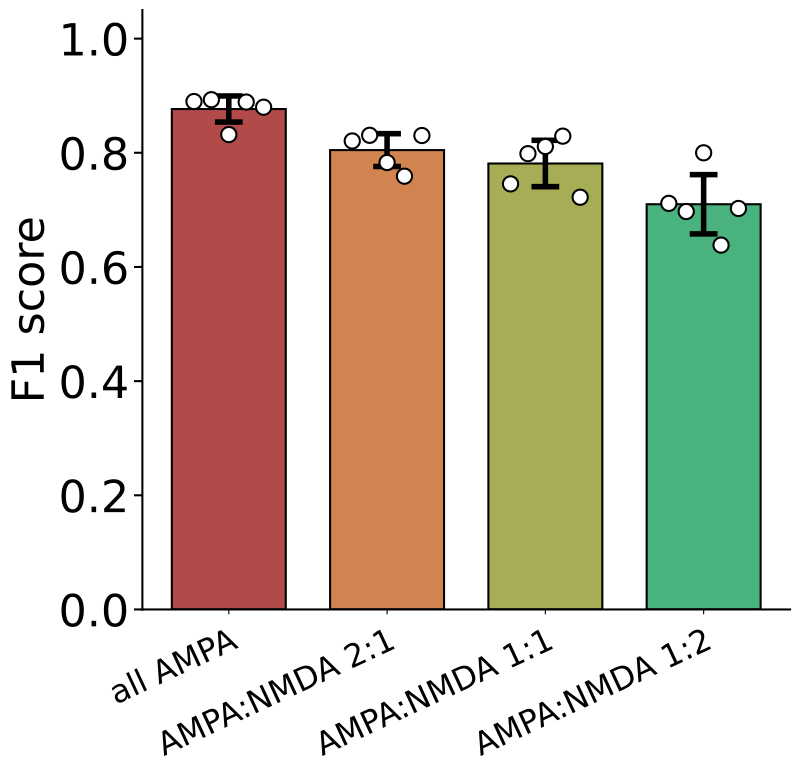

Write the Python code that produced this figure.
import csv
import os
from pathlib import Path
import argparse

import matplotlib

matplotlib.use("Agg")

import matplotlib.pyplot as plt
import numpy as np
import torch


SCRIPT_DIR = Path(__file__).resolve().parent
ROOT = SCRIPT_DIR.parents[2]
GROUP = "b"
METRIC = "f1"
DATA_DIR = ROOT / "nc_final_data" / "FigureS3" / f"FigureS3_{GROUP}"
SOURCE_DIR = ROOT / "nc_final_source_data" / "FigureS3" / f"FigureS3_{GROUP}"
CONDITIONS = ("all_ampa", "ampa_nmda_2to1", "ampa_nmda_1to1", "ampa_nmda_1to2")
LABELS = ("all AMPA", "AMPA:NMDA 2:1", "AMPA:NMDA 1:1", "AMPA:NMDA 1:2")
COLORS = ("#B24A4A", "#D1844F", "#A6AD55", "#4AB27E")


def predict(raster, state, device):
    x = torch.as_tensor(np.array(raster[None]), dtype=torch.float32, device=device)
    steps = x.shape[-1]
    lag = (torch.arange(steps, dtype=torch.float32, device=device) - 0.5).clamp_min(0)
    kernels = state["omega"][:, None] * (1 - torch.exp(-lag / state["tau_rise"][:, None])) * torch.exp(-lag / state["tau_decay"][:, None])
    size = 1 << (2 * steps - 2).bit_length()
    filtered = torch.fft.irfft(torch.fft.rfft(x, n=size) * torch.fft.rfft(kernels, n=size)[None], n=size)[..., :steps].transpose(1, 2)
    weight = state["bilinear.weight"][0].clone()
    weight.fill_diagonal_(0)
    drive = torch.einsum("...i,ij,...j->...", filtered, weight, filtered) + state["bilinear.bias"] + filtered.sum(-1)
    tau = torch.clamp(torch.abs(state["tau_reset"]), min=1e-4)
    alpha = torch.exp(-torch.ones((), dtype=drive.dtype, device=device) / tau)
    amplitude = torch.abs(state["reset_amp"])
    threshold = state["v_th"]
    voltage = torch.empty_like(drive)
    powers = alpha.pow(torch.arange(steps, dtype=drive.dtype, device=device))
    start = 0
    reset = torch.zeros((), dtype=drive.dtype, device=device)
    while start < steps:
        decay = powers[:steps - start]
        segment = drive[0, start:] + reset * decay
        above = torch.nonzero(segment >= threshold, as_tuple=False)
        if above.numel() == 0:
            voltage[0, start:] = segment
            break
        first = int(above[0, 0].item())
        end = start + first
        voltage[0, start:end + 1] = segment[:first + 1]
        reset = alpha * reset * decay[first] - amplitude
        start = end + 1
    return voltage.cpu().numpy()[0]


def spike_counts(truth, prediction, threshold):
    above = prediction >= threshold
    predicted = np.flatnonzero(above[1:] & ~above[:-1]) + 1
    if above[0]:
        predicted = np.r_[0, predicted]
    used = np.zeros(len(predicted), dtype=bool)
    matched = 0
    for spike in truth:
        available = np.flatnonzero((~used) & (np.abs(predicted - spike) <= 10.0))
        if len(available):
            nearest = available[np.argmin(np.abs(predicted[available] - spike))]
            used[nearest] = True
            matched += 1
    return matched, int((~used).sum()), len(truth) - matched


def evaluate(folder, state, device):
    inputs = np.load(folder / "test_ip.npy", mmap_mode="r", allow_pickle=False)
    voltage = np.load(folder / "test_op.npy", mmap_mode="r", allow_pickle=False)
    spikes = np.load(folder / "test_spike_times.npy", allow_pickle=False)
    offsets = np.load(folder / "test_spike_offsets.npy", allow_pickle=False)
    if len(inputs) != len(voltage) or len(offsets) != len(inputs) + 1:
        raise ValueError("Input, voltage and spike arrays have inconsistent sample counts")
    if offsets[0] != 0 or offsets[-1] != len(spikes) or np.any(np.diff(offsets) < 0):
        raise ValueError("Invalid spike-time offsets")
    nr = sr = ssr = nt = st = sst = 0.0
    tp = fp = fn = 0
    with torch.inference_mode():
        for index, (raster, row) in enumerate(zip(inputs, voltage)):
            truth_spikes = spikes[offsets[index]:offsets[index + 1]]
            prediction = predict(raster, state, device)
            target = np.asarray(row, dtype=np.float64)
            keep = np.ones(len(target), dtype=bool)
            for spike in truth_spikes:
                if np.isfinite(spike):
                    keep[max(0, int(np.floor(spike - 10))):min(len(keep), int(np.ceil(spike + 10)) + 1)] = False
            residual = (target - prediction)[keep]
            nr += len(residual)
            sr += residual.sum()
            ssr += residual @ residual
            nt += len(target)
            st += target.sum()
            sst += target @ target
            a, b, c = spike_counts(truth_spikes, prediction, float(state["v_th"]))
            tp += a
            fp += b
            fn += c
    if not nr or not nt:
        raise ValueError("No samples or no unmasked time points")
    residual_variance = ssr / nr - (sr / nr) ** 2
    target_variance = sst / nt - (st / nt) ** 2
    if target_variance <= 0:
        raise ValueError("True voltage variance must be positive")
    f1 = 2 * tp / (2 * tp + fp + fn) if 2 * tp + fp + fn else 0.0
    return 1 - residual_variance / target_variance, f1


def evaluate_test(device):
    values = np.empty((len(CONDITIONS), 5, 2), dtype=np.float64)
    for condition_index, condition in enumerate(CONDITIONS):
        folder = DATA_DIR / condition
        for run in range(1, 6):
            saved = torch.load(folder / f"dbnn_checkpoint_{run}.pt", map_location=device, weights_only=True)
            if set(saved) != {"model_state"}:
                raise ValueError("Checkpoint must contain only model_state")
            values[condition_index, run - 1] = evaluate(folder, saved["model_state"], device)
            print("test", condition, run, *values[condition_index, run - 1], flush=True)
    return values




def write_table(path, columns, runs, means, stds):
    values = np.asarray(runs)
    if values.ndim != 2 or values.shape[0] != len(columns) or len(means) != len(columns) or len(stds) != len(columns):
        raise ValueError("Unexpected source table shape")
    path.parent.mkdir(parents=True, exist_ok=True)
    temporary = path.with_name(f".{path.name}.{os.getpid()}.tmp")
    try:
        with temporary.open("w", encoding="utf-8", newline="") as stream:
            writer = csv.writer(stream)
            writer.writerow(["run", *columns])
            for index in range(values.shape[1]):
                writer.writerow([f"run_{index + 1}", *values[:, index]])
            writer.writerow(["mean", *means])
            writer.writerow(["std", *stds])
        os.replace(temporary, path)
    finally:
        if temporary.exists():
            temporary.unlink()


def main():
    parser = argparse.ArgumentParser()
    parser.add_argument("--device", default="cuda" if torch.cuda.is_available() else "cpu")
    args = parser.parse_args()
    torch.set_num_threads(4)
    torch.backends.cuda.matmul.allow_tf32 = False
    torch.backends.cudnn.allow_tf32 = False
    device = torch.device(args.device)
    values = evaluate_test(device)
    means = values.mean(axis=1)
    stds = values.std(axis=1, ddof=0)
    metric_index = 0 if METRIC == "ve" else 1
    columns = [f"{condition}_{metric}" for condition in CONDITIONS for metric in ("VE", "F1")]
    runs = values.transpose(0, 2, 1).reshape(len(columns), 5)
    write_table(SOURCE_DIR / f"FigureS3_{GROUP}.csv", columns, runs, means.reshape(-1), stds.reshape(-1))
    with plt.rc_context({"font.size": 32, "pdf.fonttype": 42, "ps.fonttype": 42}):
        fig, ax = plt.subplots(figsize=(8.0, 8.0))
        ax.bar(np.arange(len(CONDITIONS)), means[:, metric_index], yerr=stds[:, metric_index],
               color=COLORS, edgecolor="black", linewidth=1.5, width=0.72,
               error_kw={"elinewidth": 4, "ecolor": "black", "capsize": 10, "capthick": 4})
        offsets = np.linspace(-0.22, 0.22, values.shape[1])
        for index in range(len(CONDITIONS)):
            ax.scatter(index + offsets, values[index, :, metric_index], s=120, facecolors="white", edgecolors="black", linewidths=1.5, zorder=5)
        ax.set_ylim(0.0, 1.05)
        ax.set_ylabel("VE" if METRIC == "ve" else "F1 score")
        ax.set_xticks(np.arange(len(CONDITIONS)))
        ax.set_xticklabels(LABELS)
        ax.tick_params(axis="x", labelsize=23, pad=8)
        plt.setp(ax.get_xticklabels(), rotation=25, ha="right", rotation_mode="anchor")
        ax.tick_params(axis="y", width=1.5, length=6)
        ax.spines["right"].set_visible(False)
        ax.spines["top"].set_visible(False)
        ax.spines["left"].set_linewidth(1.5)
        ax.spines["bottom"].set_linewidth(1.5)
        fig.subplots_adjust(left=0.17, right=0.98, bottom=0.23, top=0.98)
        fig.savefig(SCRIPT_DIR / f"FigureS3_{GROUP}{1 if METRIC == 've' else 2}.pdf",
                    format="pdf", bbox_inches="tight")
        plt.close(fig)


if __name__ == "__main__":
    main()
